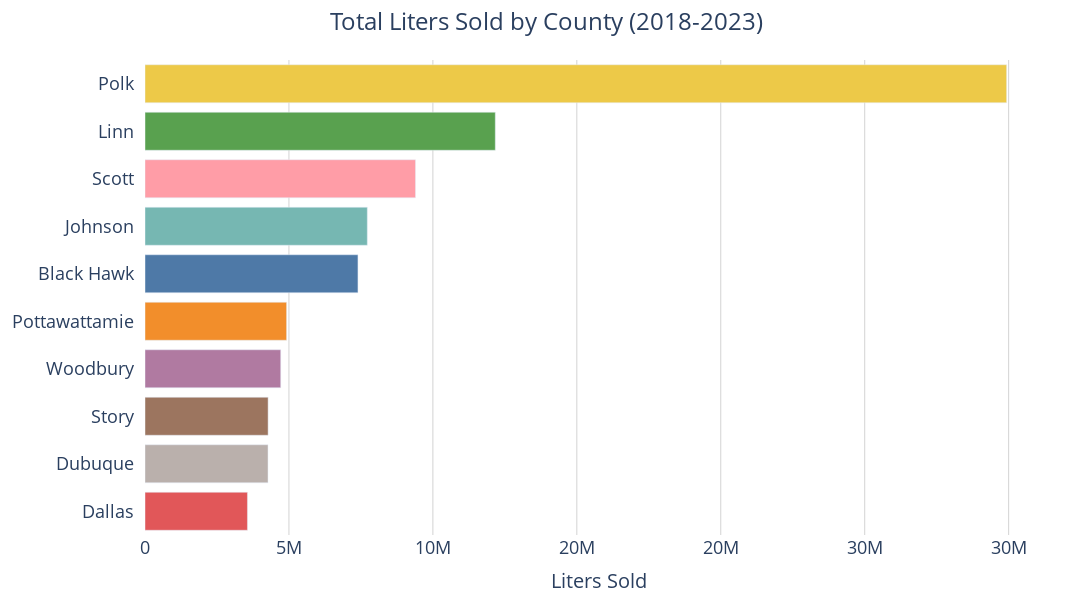

Notebook code cell kept with this figure:
### Code cell
fig = px.bar(
    liters_per_county_df,
    x='liters_sold',
    y='county',
    orientation='h',  
    color='county', 
    color_discrete_map=county_colors, 
    labels={'liters_sold': 'Liters Sold ', 'county': 'County '},  
    height=600,
    width = 1100

)

# Update layout
fig.update_layout(
    xaxis=dict(
        title='Liters Sold',
        tickfont=dict(size=18),
        title_font = dict(size = 20),showgrid = True,
        gridcolor = 'LightGrey',
        tickformat= ".0s" # No decimal places, use SI notation
    ), 
    
    yaxis=dict(
        title=None,
        tickfont=dict(size=18),
        ticksuffix = '  ' #used to create pad between ytick labels and chart
    ),
    
    title=dict(
        text = "Total Liters Sold by County (2018-2023)",
        x = .5,
        xanchor = 'center'
     ),

    showlegend=False,  # Hide legend since colors are used for encoding 'county'
    plot_bgcolor='rgba(0,0,0,0)',  # Transparent background for the plot area
    margin=dict(l=40, r=40, t=60, b=40),  # Left, Right, Top, Bottom margins
    title_font_size = 24
)

fig.show()

### Figure 1 — Plotly figure (JSON) as saved in the notebook; plotly's stock layout.template omitted (floating-point values rounded to 4 significant figures)
{"data": [{"alignmentgroup": "True", "hovertemplate": "County =%{y}<br>Liters Sold =%{x}<extra></extra>", "legendgroup": "Polk", "marker": {"color": "#edc948", "pattern": {"shape": ""}}, "name": "Polk", "offsetgroup": "Polk", "orientation": "h", "showlegend": true, "textposition": "auto", "type": "bar", "x": [29930000.0], "xaxis": "x", "y": ["Polk"], "yaxis": "y"}, {"alignmentgroup": "True", "hovertemplate": "County =%{y}<br>Liters Sold =%{x}<extra></extra>", "legendgroup": "Linn", "marker": {"color": "#59a14f", "pattern": {"shape": ""}}, "name": "Linn", "offsetgroup": "Linn", "orientation": "h", "showlegend": true, "textposition": "auto", "type": "bar", "x": [12170000.0], "xaxis": "x", "y": ["Linn"], "yaxis": "y"}, {"alignmentgroup": "True", "hovertemplate": "County =%{y}<br>Liters Sold =%{x}<extra></extra>", "legendgroup": "Scott", "marker": {"color": "#ff9da7", "pattern": {"shape": ""}}, "name": "Scott", "offsetgroup": "Scott", "orientation": "h", "showlegend": true, "textposition": "auto", "type": "bar", "x": [9397000.0], "xaxis": "x", "y": ["Scott"], "yaxis": "y"}, {"alignmentgroup": "True", "hovertemplate": "County =%{y}<br>Liters Sold =%{x}<extra></extra>", "legendgroup": "Johnson", "marker": {"color": "#76b7b2", "pattern": {"shape": ""}}, "name": "Johnson", "offsetgroup": "Johnson", "orientation": "h", "showlegend": true, "textposition": "auto", "type": "bar", "x": [7722000.0], "xaxis": "x", "y": ["Johnson"], "yaxis": "y"}, {"alignmentgroup": "True", "hovertemplate": "County =%{y}<br>Liters Sold =%{x}<extra></extra>", "legendgroup": "Black Hawk", "marker": {"color": "#4e79a7", "pattern": {"shape": ""}}, "name": "Black Hawk", "offsetgroup": "Black Hawk", "orientation": "h", "showlegend": true, "textposition": "auto", "type": "bar", "x": [7397000.0], "xaxis": "x", "y": ["Black Hawk"], "yaxis": "y"}, {"alignmentgroup": "True", "hovertemplate": "County =%{y}<br>Liters Sold =%{x}<extra></extra>", "legendgroup": "Pottawattamie", "marker": {"color": "#f28e2b", "pattern": {"shape": ""}}, "name": "Pottawattamie", "offsetgroup": "Pottawattamie", "orientation": "h", "showlegend": true, "textposition": "auto", "type": "bar", "x": [4920000.0], "xaxis": "x", "y": ["Pottawattamie"], "yaxis": "y"}, {"alignmentgroup": "True", "hovertemplate": "County =%{y}<br>Liters Sold =%{x}<extra></extra>", "legendgroup": "Woodbury", "marker": {"color": "#b07aa1", "pattern": {"shape": ""}}, "name": "Woodbury", "offsetgroup": "Woodbury", "orientation": "h", "showlegend": true, "textposition": "auto", "type": "bar", "x": [4715000.0], "xaxis": "x", "y": ["Woodbury"], "yaxis": "y"}, {"alignmentgroup": "True", "hovertemplate": "County =%{y}<br>Liters Sold =%{x}<extra></extra>", "legendgroup": "Story", "marker": {"color": "#9c755f", "pattern": {"shape": ""}}, "name": "Story", "offsetgroup": "Story", "orientation": "h", "showlegend": true, "textposition": "auto", "type": "bar", "x": [4276000.0], "xaxis": "x", "y": ["Story"], "yaxis": "y"}, {"alignmentgroup": "True", "hovertemplate": "County =%{y}<br>Liters Sold =%{x}<extra></extra>", "legendgroup": "Dubuque", "marker": {"color": "#bab0ac", "pattern": {"shape": ""}}, "name": "Dubuque", "offsetgroup": "Dubuque", "orientation": "h", "showlegend": true, "textposition": "auto", "type": "bar", "x": [4273000.0], "xaxis": "x", "y": ["Dubuque"], "yaxis": "y"}, {"alignmentgroup": "True", "hovertemplate": "County =%{y}<br>Liters Sold =%{x}<extra></extra>", "legendgroup": "Dallas", "marker": {"color": "#e15759", "pattern": {"shape": ""}}, "name": "Dallas", "offsetgroup": "Dallas", "orientation": "h", "showlegend": true, "textposition": "auto", "type": "bar", "x": [3559000.0], "xaxis": "x", "y": ["Dallas"], "yaxis": "y"}], "layout": {"barmode": "relative", "height": 600, "legend": {"title": {"text": "County "}, "tracegroupgap": 0}, "margin": {"b": 40, "l": 40, "r": 40, "t": 60}, "plot_bgcolor": "rgba(0, 0, 0, 0)", "showlegend": false, "title": {"font": {"size": 24}, "text": "Total Liters Sold by County (2018-2023)", "x": 0.5, "xanchor": "center"}, "width": 1100, "xaxis": {"anchor": "y", "autorange": true, "domain": [0, 1], "gridcolor": "LightGrey", "range": [0, 31510000.0], "showgrid": true, "tickfont": {"size": 18}, "tickformat": ".0s", "title": {"font": {"size": 20}, "text": "Liters Sold"}, "type": "linear"}, "yaxis": {"anchor": "x", "autorange": true, "categoryarray": ["Dallas", "Dubuque", "Story", "Woodbury", "Pottawattamie", "Black Hawk", "Johnson", "Scott", "Linn", "Polk"], "categoryorder": "array", "domain": [0, 1], "range": [-0.5, 9.5], "tickfont": {"size": 18}, "ticksuffix": "  ", "title": {}, "type": "category"}}}
